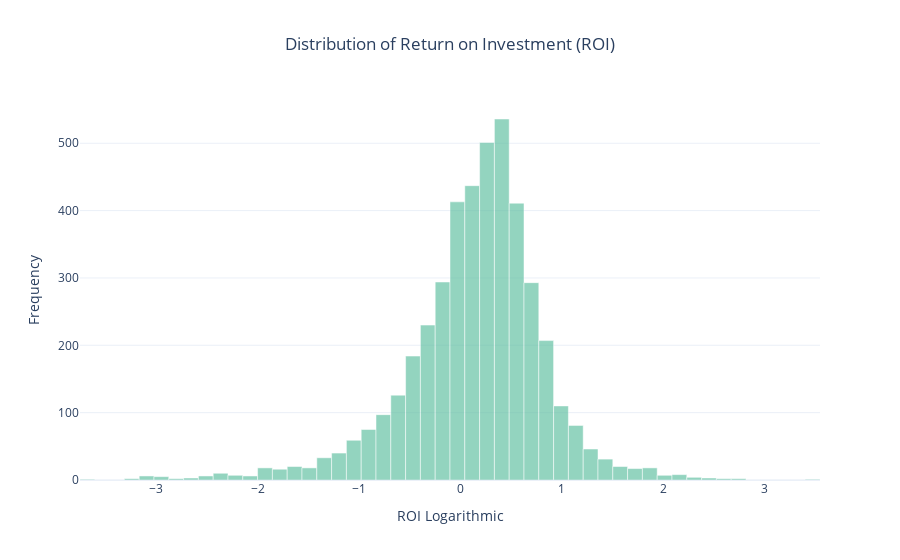

Write notebook code for a chart like this one.
### Code cell
# Add log_ROI column and filter extreme values
df_budget["log_ROI"] = np.log10(df_budget["ROI"] + 1)
df_budget_filtered = df_budget[(df_budget["log_ROI"] > -5) & (df_budget["log_ROI"] < 5)]

# Example usage
plot_roi_distribution(
    df_budget_filtered,
    column="log_ROI",
    bins=50,
    kde=False,
    color="skyblue",
    title="Distribution of Return on Investment (ROI)",
    xlabel="ROI Logarithmic",
)

### Figure 1 — Plotly figure (JSON) as saved in the notebook; plotly's stock layout.template omitted (floating-point values rounded to 4 significant figures)
{"data": [{"marker": {"color": "rgb(102,194,165)"}, "name": "Histogram", "opacity": 0.7, "type": "bar", "width": [0.1459, 0.1459, 0.1459, 0.1459, 0.1459, 0.1459, 0.1459, 0.1459, 0.1459, 0.1459, 0.1459, 0.1459, 0.1459, 0.1459, 0.1459, 0.1459, 0.1459, 0.1459, 0.1459, 0.1459, 0.1459, 0.1459, 0.1459, 0.1459, 0.1459, 0.1459, 0.1459, 0.1459, 0.1459, 0.1459, 0.1459, 0.1459, 0.1459, 0.1459, 0.1459, 0.1459, 0.1459, 0.1459, 0.1459, 0.1459, 0.1459, 0.1459, 0.1459, 0.1459, 0.1459, 0.1459, 0.1459, 0.1459, 0.1459, 0.1459], "x": [-3.678, -3.532, -3.386, -3.24, -3.094, -2.948, -2.802, -2.656, -2.51, -2.365, -2.219, -2.073, -1.927, -1.781, -1.635, -1.489, -1.343, -1.197, -1.051, -0.9055, -0.7596, -0.6137, -0.4678, -0.3219, -0.176, -0.0301, 0.1158, 0.2617, 0.4076, 0.5535, 0.6994, 0.8453, 0.9912, 1.137, 1.283, 1.429, 1.575, 1.721, 1.867, 2.013, 2.158, 2.304, 2.45, 2.596, 2.742, 2.888, 3.034, 3.18, 3.326, 3.472], "y": [1, 0, 0, 2, 6, 5, 2, 3, 6, 10, 7, 6, 18, 16, 20, 18, 33, 40, 59, 75, 97, 126, 184, 230, 294, 413, 437, 501, 536, 411, 293, 207, 110, 81, 46, 31, 20, 17, 18, 7, 8, 4, 3, 2, 2, 0, 0, 0, 0, 1]}], "layout": {"title": {"text": "Distribution of Return on Investment (ROI)", "x": 0.5}, "xaxis": {"title": {"text": "ROI Logarithmic"}}, "yaxis": {"title": {"text": "Frequency"}}}}
